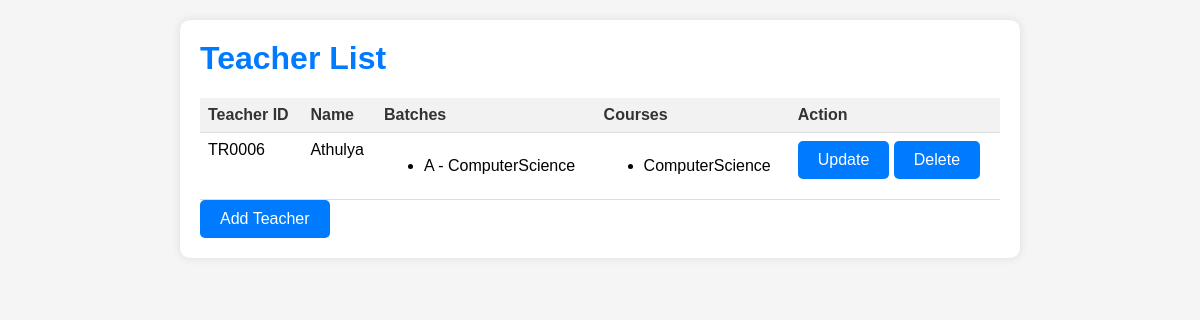
The page /teacherapp/viewteacher/ on the database its author committed.
### studentapp/models.py (models this page shows, shortened)
class Teacher(models.Model):
    username = models.CharField(max_length=100,null=True)
    password = models.CharField(max_length=100,null=True)
    name = models.CharField(max_length=55)
    batches = models.ManyToManyField(Batch, related_name="teachers")
    courses = models.ManyToManyField(Course, related_name="teachers")
    email = models.EmailField(max_length=34,blank=False)

class Batch(models.Model):
    name = models.CharField(max_length=55)
    course = models.ForeignKey(Course, on_delete=models.CASCADE, related_name="batches")
    start_date = models.DateField()
    end_date = models.DateField()

class Course(models.Model):
    name = models.CharField(max_length=55)
    description = models.CharField(max_length=255)

### teacherapp/views.py (the view)
# urls.py: path('viewteacher/',viewteacher.as_view(), name = 'teacher_view'),
class viewteacher(View):
    def get(self,request):
        item = Teacher.objects.all()
        form = TeacherForm()
        context = {'form': form, 'item': item}
        return render(request,'teacherview.html',context)

### teacherapp/templates/teacherview.html (shortened to what this page needs)
<!DOCTYPE html>
<html lang="en">
<head>
</head>
<body>
    <div class="container">
        <h1>Teacher List</h1>
        <table>
            <thead>
                <tr>
                    <th>Teacher ID </th>
                    <th>Name</th>
                    <th>Batches</th>
                    <th>Courses</th>
                    <th>Action</th>
                </tr>
            </thead>
            <tbody>
                {% for teacher in item %}
                <tr>
                    <td>TR000{{ teacher.id }}</td>
                    <td>{{ teacher.name }}</td>
                    <td>
                        <ul>
                            {% for batch in teacher.batches.all %}
                            <li>{{ batch.name }} - {{ batch.course.name }}</li>
                            {% endfor %}
                        </ul>
                    </td>
                    <td>
                        <ul>
                            {% for course in teacher.courses.all %}
                            <li>{{ course.name }}</li>
                            {% endfor %}
                        </ul>
                    </td>
                    <td>
                        <a href="{% url 'teacherapp:update_teacher' teacher.pk %}">Update</a>
                        <a href="{% url 'teacherapp:delete' teacher.pk %}">Delete</a>
                    </td>
                </tr>
                {% endfor %}
            </tbody>
        </table>
        <a href="{% url 'teacherapp:add_teacher' %}">Add Teacher</a>
    </div>
</body>
</html>

### teacherapp/templates/teacherview.html (style rules this page uses)
body { font-family: Arial, sans-serif; background-color: #f5f5f5; margin: 0; padding: 0; }
.container { max-width: 800px; margin: 20px auto; padding: 20px; background-color: #fff; border-radius: 10px; box-shadow: 0 0 10px rgba(0, 0, 0, 0.1); }
h1 { color: #007bff; margin-top: 0; }
table { width: 100%; border-collapse: collapse; margin-top: 10px; }
th, td { padding: 8px; border-bottom: 1px solid #ddd; }
th { background-color: #f2f2f2; color: #333; text-align: left; }
td { vertical-align: top; }
a { display: inline-block; padding: 10px 20px; background-color: #007bff; color: #fff; text-decoration: none; border-radius: 5px; }

### rows shown on the page
Teacher: id "6", name "Athulya"
Batch: name "A", course.name "ComputerScience"
Course: name "ComputerScience"
